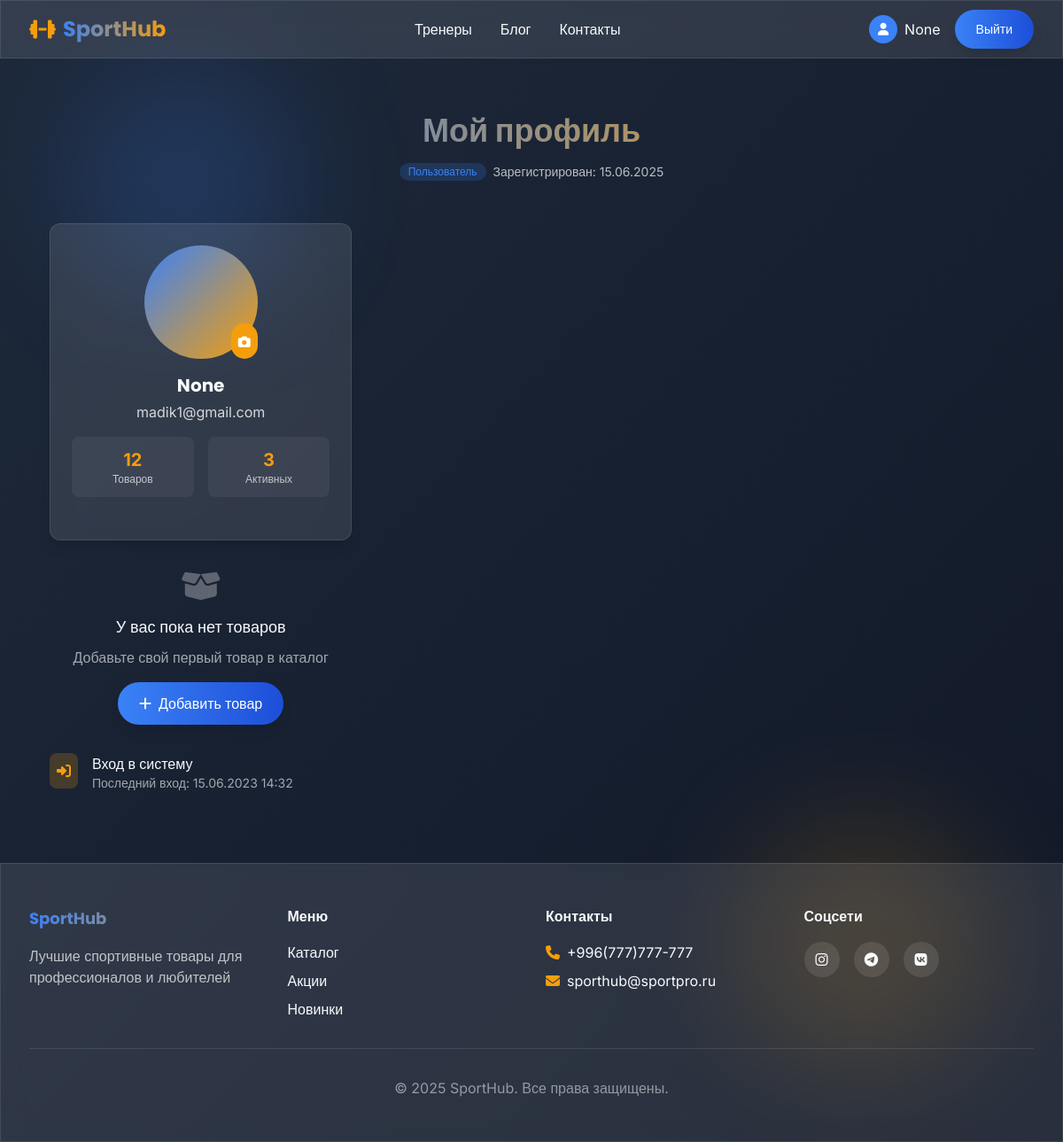
Screenshot of /users/profile/ (signed in) with the database file from the repository.
### users_app/models.py (models this page shows, shortened)
class CustomUser(AbstractUser):
    email = models.EmailField(_('email address'), unique=True)
    phone = models.CharField(_('phone number'), max_length=20, blank=True)
    avatar = models.ImageField(
        _('avatar'),
        upload_to=user_avatar_path,
        blank=True,
        null=True
    )
    birth_date = models.DateField(_('birth date'), null=True, blank=True)
    bio = models.TextField(_('biography'), blank=True)
    username = None
    first_name = models.CharField(_('first name'), max_length=150, blank=True)
    last_name = models.CharField(_('last name'), max_length=150, blank=True)
    USERNAME_FIELD = 'email'
    REQUIRED_FIELDS = []
    class Meta:
        verbose_name = _('user')
        verbose_name_plural = _('users')

### users_app/views.py (the view)
# urls.py: path('profile/', views.profile, name='profile'),
@login_required
def profile(request):
    return render(request, 'users_app/profile.html', {
        'user': request.user
    })

### users_app/templates/users_app/profile.html (shortened to what this page needs)
{% extends "base.html" %}
{% block content %}
<div class="max-w-6xl mx-auto px-4 sm:px-6 lg:px-8 py-8 animate-fade-in">
    <div class="text-center mb-12">
        <h1 class="text-3xl md:text-4xl font-display font-bold text-gradient mb-4">Мой профиль</h1>
        <div class="flex items-center justify-center space-x-2">
            <span class="bg-sport-primary/20 text-sport-primary text-xs font-medium px-2.5 py-0.5 rounded-full">
                {% if user.is_staff %}Администратор{% else %}Пользователь{% endif %}
            </span>
            <span class="text-sm text-white/70">Зарегистрирован: {{ user.date_joined|date:"d.m.Y" }}</span>
        </div>
    </div>
    <div class="grid grid-cols-1 lg:grid-cols-3 gap-8">
        <div class="lg:col-span-1">
            <div class="bg-glass rounded-xl p-6 shadow-lg">
                <div class="flex flex-col items-center">
                    <div class="relative mb-4">
                        <div class="w-32 h-32 rounded-full bg-gradient-to-br from-sport-primary to-sport-accent flex items-center justify-center text-4xl text-white">
                        </div>
                        <button class="absolute bottom-0 right-0 bg-sport-accent rounded-full p-2 hover:scale-110 transition-transform">
                            <i class="fas fa-camera text-white text-sm"></i>
                        </button>
                    </div>
                    <h3 class="text-xl font-display font-bold mb-1">
                        {% if user.first_name %}{{ user.first_name }} {{ user.last_name }}{% else %}{{ user.username }}{% endif %}
                    </h3>
                    <p class="text-white/80 mb-4">{{ user.email }}</p>
                    <div class="grid grid-cols-2 gap-4 w-full mb-6">
                        <div class="bg-white/5 rounded-lg p-3 text-center">
                            <div class="text-sport-accent font-bold text-xl">12</div>
                            <div class="text-xs text-white/70">Товаров</div>
                        </div>
                        <div class="bg-white/5 rounded-lg p-3 text-center">
                            <div class="text-sport-accent font-bold text-xl">3</div>
                            <div class="text-xs text-white/70">Активных</div>
                        </div>
                    </div>
                </div>
            </div>
        <div class="lg:col-span-2">
                {% if user_products %}
                <div class="grid grid-cols-1 md:grid-cols-2 gap-4">
                    {% for product in user_products %}
                    <div class="bg-white/5 rounded-xl p-4 flex items-start border border-white/10 hover:border-sport-primary/30 transition-colors">
                        {% if product.img %}
                        <img src="{{ product.img.url }}" alt="{{ product.name }}" class="w-16 h-16 object-cover rounded-lg mr-4">
                        {% else %}
                        <div class="w-16 h-16 bg-sport-dark/50 rounded-lg flex items-center justify-center mr-4">
                            <i class="fas fa-image text-white/30"></i>
                        </div>
                        {% endif %}
                        <div class="flex-1">
                            <h3 class="font-medium">{{ product.name }}</h3>
                            <p class="text-sm text-white/60 mb-2">{{ product.created_at|date:"d.m.Y" }}</p>
                            <div class="flex space-x-2">
                                <a href="{% url 'edit_sport' product.id %}" class="text-xs bg-white/10 hover:bg-white/20 px-2 py-1 rounded">
                                    <i class="fas fa-edit mr-1"></i> Изменить
                                </a>
                                <a href="{% url 'delete_sport' product.id %}" class="text-xs bg-red-500/10 hover:bg-red-500/20 px-2 py-1 rounded">
                                    <i class="fas fa-trash mr-1"></i> Удалить
                                </a>
                            </div>
                        </div>
                    </div>
                    {% endfor %}
                </div>
                {% else %}
                <div class="text-center py-8">
                    <i class="fas fa-box-open text-4xl text-white/30 mb-3"></i>
                    <h3 class="text-lg font-medium mb-2">У вас пока нет товаров</h3>
                    <p class="text-white/60 mb-4">Добавьте свой первый товар в каталог</p>
                    <a href="{% url 'sport_app:add_sport' %}" class="btn-primary inline-flex items-center px-4 py-2">
                        <i class="fas fa-plus mr-2"></i> Добавить товар
                    </a>
                </div>
                {% endif %}
            </div>
                    <div class="flex items-start">
                        <div class="bg-sport-accent/20 text-sport-accent p-2 rounded-lg mr-4">
                            <i class="fas fa-sign-in-alt"></i>
                        </div>
                        <div>
                            <h3 class="font-medium">Вход в систему</h3>
                            <p class="text-sm text-white/60">Последний вход: 15.06.2023 14:32</p>
                        </div>
                    </div>
                </div>
            </div>
        </div>
{% endblock %}

### templates/base.html (shortened to what this page needs)
<!DOCTYPE html>
<html lang="ru" class="scroll-smooth">
<head>
    <script src="https://cdn.tailwindcss.com"></script>
    <link rel="stylesheet" href="https://cdnjs.cloudflare.com/ajax/libs/font-awesome/6.4.0/css/all.min.css">
</head>
<body class="min-h-screen bg-gradient-to-br from-sport-dark to-gray-900 text-sport-light font-sans antialiased">
    <div class="fixed inset-0 overflow-hidden -z-10">
        <div class="absolute top-20 left-20 w-64 h-64 rounded-full bg-sport-primary/20 blur-3xl animate-float"></div>
        <div class="absolute bottom-20 right-20 w-72 h-72 rounded-full bg-sport-accent/15 blur-3xl animate-float" style="animation-delay: 2s;"></div>
    </div>
    <nav class="bg-glass fixed w-full z-50">
        <div class="max-w-7xl mx-auto px-4 sm:px-6 lg:px-8">
            <div class="flex items-center justify-between h-16">
              <a href="{% url 'sport_app:sport_list' %}" class="flex items-center space-x-2">                    <i class="fas fa-dumbbell text-sport-accent text-2xl"></i>
                    <span class="text-2xl font-display font-bold text-gradient">SportHub</span>
                </a>
                <div class="hidden md:flex items-center space-x-8">
                    <a href="#" class="hover:text-sport-accent transition-colors font-medium">Тренеры</a>
                    <a href="#" class="hover:text-sport-accent transition-colors font-medium">Блог</a>
                    <a href="#" class="hover:text-sport-accent transition-colors font-medium">Контакты</a>
                </div>
                    {% if user.is_authenticated %}
                        <div class="flex items-center space-x-4">
                            <a href="{% url 'users_app:profile' %}" class="flex items-center space-x-2">
                                <div class="w-8 h-8 rounded-full bg-sport-primary flex items-center justify-center">
                                    <i class="fas fa-user text-white text-sm"></i>
                                </div>
                                <span>{{ user.username }}</span>
                            </a>
                            <a href="{% url 'users_app:logout' %}" class="btn-primary text-sm px-4 py-2">
                                Выйти
                            </a>
                        </div>
                    {% endif %}
                </div>
            </div>
    </nav>
    <main class="pt-24 pb-12 animate-fade-in">
        {% block content %}{% endblock %}
    </main>
    <footer class="bg-glass border-t border-white/10 py-12">
        <div class="max-w-7xl mx-auto px-4 sm:px-6 lg:px-8">
            <div class="grid grid-cols-1 md:grid-cols-4 gap-8">
                <div>
                    <h3 class="text-lg font-display font-bold mb-4 text-gradient">SportHub</h3>
                    <p class="text-white/70">Лучшие спортивные товары для профессионалов и любителей</p>
                </div>
                <div>
                    <h4 class="font-display font-semibold mb-4">Меню</h4>
                    <ul class="space-y-2">
                        <li><a href="#" class="hover:text-sport-accent transition-colors">Каталог</a></li>
                        <li><a href="#" class="hover:text-sport-accent transition-colors">Акции</a></li>
                        <li><a href="#" class="hover:text-sport-accent transition-colors">Новинки</a></li>
                    </ul>
                </div>
                <div>
                    <h4 class="font-display font-semibold mb-4">Контакты</h4>
                    <ul class="space-y-2">
                        <li class="flex items-center space-x-2">
                            <i class="fas fa-phone text-sport-accent"></i>
                            <span>+996(777)777-777</span>
                        </li>
                        <li class="flex items-center space-x-2">
                            <i class="fas fa-envelope text-sport-accent"></i>
                            <span>sporthub@sportpro.ru</span>
                        </li>
                    </ul>
                </div>
                <div>
                    <h4 class="font-display font-semibold mb-4">Соцсети</h4>
                    <div class="flex space-x-4">
                        <a href="#" class="w-10 h-10 rounded-full bg-white/10 flex items-center justify-center hover:bg-sport-primary transition-colors">
                            <i class="fab fa-instagram"></i>
                        </a>
                        <a href="#" class="w-10 h-10 rounded-full bg-white/10 flex items-center justify-center hover:bg-sport-primary transition-colors">
                            <i class="fab fa-telegram"></i>
                        </a>
                        <a href="#" class="w-10 h-10 rounded-full bg-white/10 flex items-center justify-center hover:bg-sport-primary transition-colors">
                            <i class="fab fa-vk"></i>
                        </a>
                    </div>
                </div>
            </div>
            <div class="border-t border-white/10 mt-8 pt-8 text-center text-white/50">
                <p>© 2025 SportHub. Все права защищены.</p>
            </div>
        </div>
    </footer>
</body>
</html>

### templates/base.html (style rules this page uses)
::placeholder { color: #666 !important; }

### rows the page displays
CustomUser: username "None", date_joined "15.06.2025", email "madik1@gmail.com"
